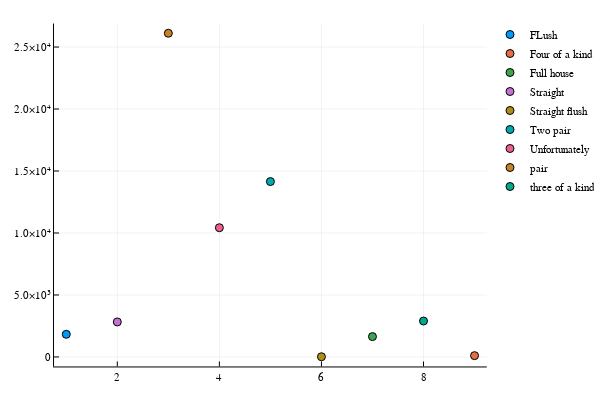

The code cell stored with this chart in its notebook:
### Code cell
plotly()
@df df plot(
#     :classificaiton,
    :num,
#     xticks = ([1:9], :classificaiton),
    seriestype=:scatter,
    group = :classificaiton
)

### Figure 1 — Plotly figure (JSON) as saved in the notebook; plotly's stock layout.template omitted (floating-point values rounded to 4 significant figures)
{"data": [{"colorbar": {"title": {"text": ""}}, "legendgroup": "FLush", "marker": {"color": "rgba(0, 154, 250, 1.000)", "line": {"color": "rgba(0, 0, 0, 1)", "width": 1}, "size": 8, "symbol": "circle"}, "mode": "markers", "name": "FLush", "showlegend": true, "type": "scatter", "x": [1], "xaxis": "x", "y": [1826], "yaxis": "y", "zmax": null, "zmin": null}, {"colorbar": {"title": {"text": ""}}, "legendgroup": "Four of a kind", "marker": {"color": "rgba(227, 111, 71, 1.000)", "line": {"color": "rgba(0, 0, 0, 1)", "width": 1}, "size": 8, "symbol": "circle"}, "mode": "markers", "name": "Four of a kind", "showlegend": true, "type": "scatter", "x": [9], "xaxis": "x", "y": [107], "yaxis": "y", "zmax": null, "zmin": null}, {"colorbar": {"title": {"text": ""}}, "legendgroup": "Full house", "marker": {"color": "rgba(62, 164, 78, 1.000)", "line": {"color": "rgba(0, 0, 0, 1)", "width": 1}, "size": 8, "symbol": "circle"}, "mode": "markers", "name": "Full house", "showlegend": true, "type": "scatter", "x": [7], "xaxis": "x", "y": [1641], "yaxis": "y", "zmax": null, "zmin": null}, {"colorbar": {"title": {"text": ""}}, "legendgroup": "Straight", "marker": {"color": "rgba(195, 113, 210, 1.000)", "line": {"color": "rgba(0, 0, 0, 1)", "width": 1}, "size": 8, "symbol": "circle"}, "mode": "markers", "name": "Straight", "showlegend": true, "type": "scatter", "x": [2], "xaxis": "x", "y": [2826], "yaxis": "y", "zmax": null, "zmin": null}, {"colorbar": {"title": {"text": ""}}, "legendgroup": "Straight flush", "marker": {"color": "rgba(172, 142, 24, 1.000)", "line": {"color": "rgba(0, 0, 0, 1)", "width": 1}, "size": 8, "symbol": "circle"}, "mode": "markers", "name": "Straight flush", "showlegend": true, "type": "scatter", "x": [6], "xaxis": "x", "y": [17], "yaxis": "y", "zmax": null, "zmin": null}, {"colorbar": {"title": {"text": ""}}, "legendgroup": "Two pair", "marker": {"color": "rgba(0, 170, 174, 1.000)", "line": {"color": "rgba(0, 0, 0, 1)", "width": 1}, "size": 8, "symbol": "circle"}, "mode": "markers", "name": "Two pair", "showlegend": true, "type": "scatter", "x": [5], "xaxis": "x", "y": [14146], "yaxis": "y", "zmax": null, "zmin": null}, {"colorbar": {"title": {"text": ""}}, "legendgroup": "Unfortunately", "marker": {"color": "rgba(237, 94, 147, 1.000)", "line": {"color": "rgba(0, 0, 0, 1)", "width": 1}, "size": 8, "symbol": "circle"}, "mode": "markers", "name": "Unfortunately", "showlegend": true, "type": "scatter", "x": [4], "xaxis": "x", "y": [10425], "yaxis": "y", "zmax": null, "zmin": null}, {"colorbar": {"title": {"text": ""}}, "legendgroup": "pair", "marker": {"color": "rgba(198, 130, 37, 1.000)", "line": {"color": "rgba(0, 0, 0, 1)", "width": 1}, "size": 8, "symbol": "circle"}, "mode": "markers", "name": "pair", "showlegend": true, "type": "scatter", "x": [3], "xaxis": "x", "y": [26112], "yaxis": "y", "zmax": null, "zmin": null}, {"colorbar": {"title": {"text": ""}}, "legendgroup": "three of a kind", "marker": {"color": "rgba(0, 169, 141, 1.000)", "line": {"color": "rgba(0, 0, 0, 1)", "width": 1}, "size": 8, "symbol": "circle"}, "mode": "markers", "name": "three of a kind", "showlegend": true, "type": "scatter", "x": [8], "xaxis": "x", "y": [2900], "yaxis": "y", "zmax": null, "zmin": null}], "layout": {"annotations": [], "height": 400, "legend": {"bgcolor": "rgba(255, 255, 255, 1.000)", "bordercolor": "rgba(0, 0, 0, 1)", "font": {"color": "rgba(0, 0, 0, 1)", "family": "sans-serif", "size": 11}, "tracegroupgap": 0, "x": 1, "y": 1}, "margin": {"b": 20, "l": 0, "r": 0, "t": 20}, "paper_bgcolor": "rgba(255, 255, 255, 1.000)", "plot_bgcolor": "rgba(255, 255, 255, 1.000)", "showlegend": true, "width": 600, "xaxis": {"anchor": "y", "domain": [0.1103, 0.9934], "gridcolor": "rgba(0, 0, 0, 0.1)", "gridwidth": 0.5, "linecolor": "rgba(0, 0, 0, 1)", "mirror": false, "range": [0.76, 9.24], "showgrid": true, "showline": true, "showticklabels": true, "tickangle": 0, "tickcolor": "rgb(0, 0, 0)", "tickfont": {"color": "rgba(0, 0, 0, 1)", "family": "sans-serif", "size": 11}, "tickmode": "array", "ticks": "inside", "ticktext": ["2", "4", "6", "8"], "tickvals": [2, 4, 6, 8], "title": {"font": {"color": "rgba(0, 0, 0, 1)", "family": "sans-serif", "size": 15}, "text": ""}, "type": "linear", "visible": true, "zeroline": false, "zerolinecolor": "rgba(0, 0, 0, 1)"}, "yaxis": {"anchor": "x", "domain": [0.03762, 0.9902], "gridcolor": "rgba(0, 0, 0, 0.1)", "gridwidth": 0.5, "linecolor": "rgba(0, 0, 0, 1)", "mirror": false, "range": [-765.9, 26890.0], "showgrid": true, "showline": true, "showticklabels": true, "tickangle": 0, "tickcolor": "rgb(0, 0, 0)", "tickfont": {"color": "rgba(0, 0, 0, 1)", "family": "sans-serif", "size": 11}, "tickmode": "array", "ticks": "inside", "ticktext": ["0", "5.0×10³", "1.0×10⁴", "1.5×10⁴", "2.0×10⁴", "2.5×10⁴"], "tickvals": [0, 5000, 10000, 15000, 20000, 25000], "title": {"font": {"color": "rgba(0, 0, 0, 1)", "family": "sans-serif", "size": 15}, "text": ""}, "type": "linear", "visible": true, "zeroline": false, "zerolinecolor": "rgba(0, 0, 0, 1)"}}}
